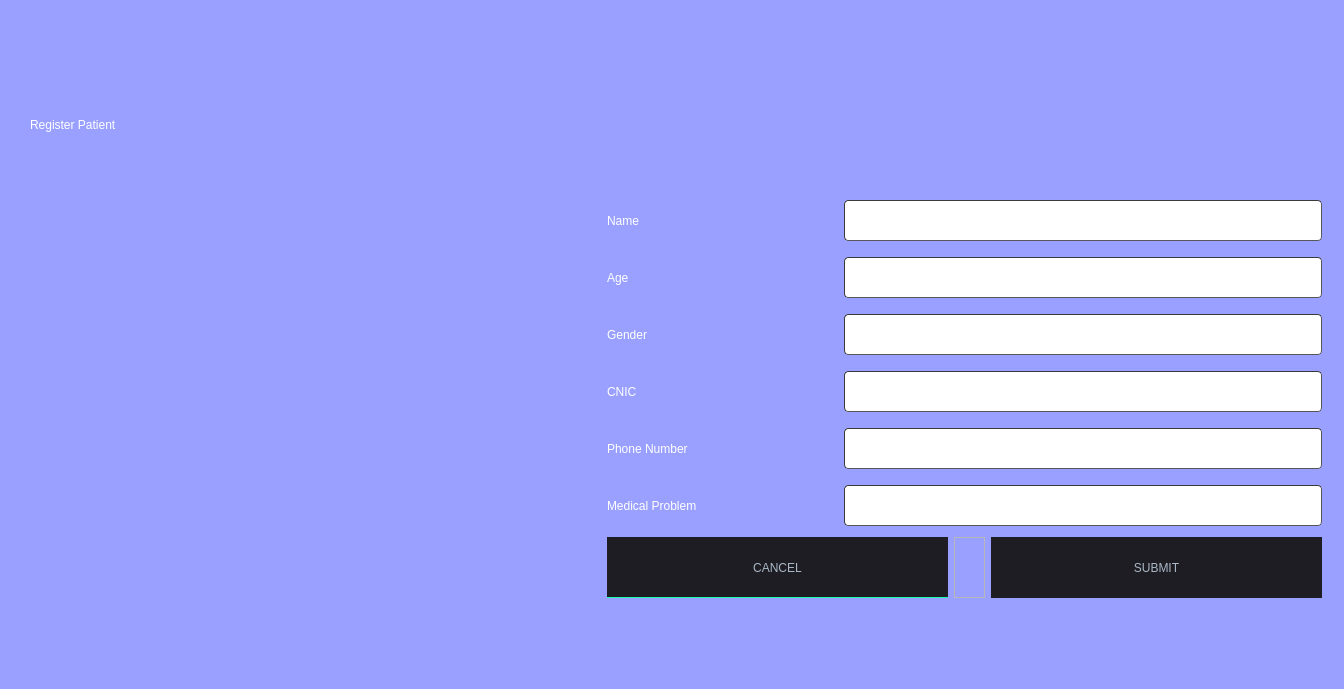
<?xml version="1.0" encoding="UTF-8"?>
<ui version="4.0">
 <class>DialogPatient</class>
 <widget class="QDialog" name="DialogPatient">
  <property name="geometry">
   <rect>
    <x>0</x>
    <y>0</y>
    <width>1344</width>
    <height>689</height>
   </rect>
  </property>
  <property name="windowTitle">
   <string>Dialog</string>
  </property>
  <property name="styleSheet">
   <string notr="true">
QMainWindow {
	background-color:rgb(76, 77, 78);
}
QDialog {
	background-color:rgb(153,160,255);
}
QColorDialog {
	background-color:rgb(76, 77, 78);
}
QTextEdit {
	background-color:rgb(0, 0, 0);
	color: #a9b7c6;
}
QPlainTextEdit {
	selection-background-color:#007b50;
	background-color:#1e1d23;
	border-style: solid;
	border-top-color: transparent;
	border-right-color: transparent;
	border-left-color: transparent;
	border-bottom-color: transparent;
	border-width: 1px;
	color: #a9b7c6;
}
QPushButton{
	border-style: solid;
	border-top-color: transparent;
	border-right-color: transparent;
	border-left-color: transparent;
	border-bottom-color: transparent;
	border-width: 1px;
	border-style: solid;
	color: #a9b7c6;
	padding: 2px;
	background-color: #1e1d23;
}
QPushButton::default{
	border-style: inset;
	border-top-color: transparent;
	border-right-color: transparent;
	border-left-color: transparent;
	border-bottom-color: #04b97f;
	border-width: 1px;
	color: #a9b7c6;
	padding: 2px;
	background-color: #1e1d23;
}
QToolButton {
	border-style: solid;
	border-top-color: transparent;
	border-right-color: transparent;
	border-left-color: transparent;
	border-bottom-color: #04b97f;
	border-bottom-width: 1px;
	border-style: solid;
	color: #a9b7c6;
	padding: 2px;
	background-color: #1e1d23;
}
QToolButton:hover{
	border-style: solid;
	border-top-color: transparent;
	border-right-color: transparent;
	border-left-color: transparent;
	border-bottom-color: #37efba;
	border-bottom-width: 2px;
	border-style: solid;
	color: #FFFFFF;
	padding-bottom: 1px;
	background-color: #1e1d23;
}
QPushButton:hover{
	border-style: solid;
	border-top-color: transparent;
	border-right-color: transparent;
	border-left-color: transparent;
	border-bottom-color: #37efba;
	border-bottom-width: 1px;
	border-style: solid;
	color: #FFFFFF;
	padding-bottom: 2px;
	background-color: #1e1d23;
}
QPushButton:pressed{
	border-style: solid;
	border-top-color: transparent;
	border-right-color: transparent;
	border-left-color: transparent;
	border-bottom-color: #37efba;
	border-bottom-width: 2px;
	border-style: solid;
	color: #37efba;
	padding-bottom: 1px;
	background-color: #1e1d23;
}
QPushButton:disabled{
	border-style: solid;
	border-top-color: transparent;
	border-right-color: transparent;
	border-left-color: transparent;
	border-bottom-color: #808086;
	border-bottom-width: 2px;
	border-style: solid;
	color: #808086;
	padding-bottom: 1px;
	background-color: #1e1d23;
}
QLineEdit {
	border-width: 1px; border-radius: 4px;
	border-color: rgb(58, 58, 58);
	border-style: inset;
	padding: 0 8px;
	color: #a9b7c6;
	background:#1e1d23;
	selection-background-color:#007b50;
	selection-color: #FFFFFF;
}
QLabel {
	color: rgb(255, 255, 255);
}
QLCDNumber {
	color: #37e6b4;
}
QProgressBar {
	text-align: center;
	color: rgb(240, 240, 240);
	border-width: 1px; 
	border-radius: 10px;
	border-color: rgb(58, 58, 58);
	border-style: inset;
	background-color:#1e1d23;
}
QProgressBar::chunk {
	background-color: #04b97f;
	border-radius: 5px;
}
QMenuBar {
	background-color: #1e1d23;
}
QMenuBar::item {
	color: #a9b7c6;
  	spacing: 3px;
  	padding: 1px 4px;
  	background: #1e1d23;
}

QMenuBar::item:selected {
  	background:#1e1d23;
	color: #FFFFFF;
}
QMenu::item:selected {
	border-style: solid;
	border-top-color: transparent;
	border-right-color: transparent;
	border-left-color: #04b97f;
	border-bottom-color: transparent;
	border-left-width: 2px;
	color: #FFFFFF;
	padding-left:15px;
	padding-top:4px;
	padding-bottom:4px;
	padding-right:7px;
	background-color: #1e1d23;
}
QMenu::item {
	border-style: solid;
	border-top-color: transparent;
	border-right-color: transparent;
	border-left-color: transparent;
	border-bottom-color: transparent;
	border-bottom-width: 1px;
	border-style: solid;
	color: #a9b7c6;
	padding-left:17px;
	padding-top:4px;
	padding-bottom:4px;
	padding-right:7px;
	background-color: #1e1d23;
}
QMenu{
	background-color:#1e1d23;
}
QTabWidget {
	color:rgb(0,0,0);
	background-color:#1e1d23;
}
QTabWidget::pane {
		border-color: rgb(77,77,77);
		background-color:#1e1d23;
		border-style: solid;
		border-width: 1px;
    	border-radius: 6px;
}
QTabBar::tab {
	border-style: solid;
	border-top-color: transparent;
	border-right-color: transparent;
	border-left-color: transparent;
	border-bottom-color: transparent;
	border-bottom-width: 1px;
	border-style: solid;
	color: #808086;
	padding: 3px;
	margin-left:3px;
	background-color: #1e1d23;
}
QTabBar::tab:selected, QTabBar::tab:last:selected, QTabBar::tab:hover {
  	border-style: solid;
	border-top-color: transparent;
	border-right-color: transparent;
	border-left-color: transparent;
	border-bottom-color: #04b97f;
	border-bottom-width: 2px;
	border-style: solid;
	color: #FFFFFF;
	padding-left: 3px;
	padding-bottom: 2px;
	margin-left:3px;
	background-color: #1e1d23;
}

QCheckBox {
	color: #a9b7c6;
	padding: 2px;
}
QCheckBox:disabled {
	color: #808086;
	padding: 2px;
}

QCheckBox:hover {
	border-radius:4px;
	border-style:solid;
	padding-left: 1px;
	padding-right: 1px;
	padding-bottom: 1px;
	padding-top: 1px;
	border-width:1px;
	border-color: rgb(87, 97, 106);
	background-color:#1e1d23;
}
QCheckBox::indicator:checked {

	height: 10px;
	width: 10px;
	border-style:solid;
	border-width: 1px;
	border-color: #04b97f;
	color: #a9b7c6;
	background-color: #04b97f;
}
QCheckBox::indicator:unchecked {

	height: 10px;
	width: 10px;
	border-style:solid;
	border-width: 1px;
	border-color: #04b97f;
	color: #a9b7c6;
	background-color: transparent;
}
QRadioButton {
	color: #a9b7c6;
	background-color: #1e1d23;
	padding: 1px;
}
QRadioButton::indicator:checked {
	height: 10px;
	width: 10px;
	border-style:solid;
	border-radius:5px;
	border-width: 1px;
	border-color: #04b97f;
	color: #a9b7c6;
	background-color: #04b97f;
}
QRadioButton::indicator:!checked {
	height: 10px;
	width: 10px;
	border-style:solid;
	border-radius:5px;
	border-width: 1px;
	border-color: #04b97f;
	color: #a9b7c6;
	background-color: transparent;
}
QStatusBar {
	color:#027f7f;
}
QSpinBox {
	color: #a9b7c6;	
	background-color: #1e1d23;
}
QDoubleSpinBox {
	color: #a9b7c6;	
	background-color: #1e1d23;
}
QTimeEdit {
	color: #a9b7c6;	
	background-color: #1e1d23;
}
QDateTimeEdit {
	color: #a9b7c6;	
	background-color: #1e1d23;
}
QDateEdit {
	color: #a9b7c6;	
	background-color: #1e1d23;
}
QComboBox {
	color: #a9b7c6;	
	background: #1e1d23;
}
QComboBox:editable {
	background: #1e1d23;
	color: #a9b7c6;
	selection-background-color: #1e1d23;
}
QComboBox QAbstractItemView {
	color: #a9b7c6;	
	background: #1e1d23;
	selection-color: #FFFFFF;
	selection-background-color: #1e1d23;
}
QComboBox:!editable:on, QComboBox::drop-down:editable:on {
	color: #a9b7c6;	
	background: #1e1d23;
}
QFontComboBox {
	color: #a9b7c6;	
	background-color: #1e1d23;
}
QToolBox {
	color: #a9b7c6;
	background-color: #1e1d23;
}
QToolBox::tab {
	color: #a9b7c6;
	background-color: #1e1d23;
}
QToolBox::tab:selected {
	color: #FFFFFF;
	background-color: #1e1d23;
}
QScrollArea {
	color: #FFFFFF;
	background-color: #1e1d23;
}
QSlider::groove:horizontal {
	height: 5px;
	background: #04b97f;
}
QSlider::groove:vertical {
	width: 5px;
	background: #04b97f;
}
QSlider::handle:horizontal {
	background: qlineargradient(x1:0, y1:0, x2:1, y2:1, stop:0 #b4b4b4, stop:1 #8f8f8f);
	border: 1px solid #5c5c5c;
	width: 14px;
	margin: -5px 0;
	border-radius: 7px;
}
QSlider::handle:vertical {
	background: qlineargradient(x1:1, y1:1, x2:0, y2:0, stop:0 #b4b4b4, stop:1 #8f8f8f);
	border: 1px solid #5c5c5c;
	height: 14px;
	margin: 0 -5px;
	border-radius: 7px;
}
QSlider::add-page:horizontal {
    background: white;
}
QSlider::add-page:vertical {
    background: white;
}
QSlider::sub-page:horizontal {
    background: #04b97f;
}
QSlider::sub-page:vertical {
    background: #04b97f;
}</string>
  </property>
  <widget class="QWidget" name="layoutWidget">
   <property name="geometry">
    <rect>
     <x>30</x>
     <y>61</y>
     <width>1292</width>
     <height>537</height>
    </rect>
   </property>
   <layout class="QGridLayout" name="gridLayout_5">
    <item row="0" column="0">
     <widget class="QLabel" name="label">
      <property name="minimumSize">
       <size>
        <width>1281</width>
        <height>111</height>
       </size>
      </property>
      <property name="styleSheet">
       <string notr="true">font: 30pt &quot;Modern No. 20&quot;;</string>
      </property>
      <property name="text">
       <string>Register Patient </string>
      </property>
     </widget>
    </item>
    <item row="1" column="0">
     <layout class="QGridLayout" name="gridLayout_4">
      <item row="0" column="0">
       <widget class="QLabel" name="label_medicine">
        <property name="minimumSize">
         <size>
          <width>571</width>
          <height>401</height>
         </size>
        </property>
        <property name="styleSheet">
         <string notr="true">background-color:rgb(153,160,255) ; 
font: 700 30pt &quot;HoloLens MDL2 Assets&quot;;
color:rgb(255, 255, 255);
</string>
        </property>
        <property name="text">
         <string/>
        </property>
       </widget>
      </item>
      <item row="0" column="1">
       <layout class="QGridLayout" name="gridLayout_3">
        <item row="0" column="0">
         <layout class="QGridLayout" name="gridLayout">
          <item row="0" column="0">
           <widget class="QLabel" name="label_3">
            <property name="minimumSize">
             <size>
              <width>231</width>
              <height>51</height>
             </size>
            </property>
            <property name="styleSheet">
             <string notr="true">font: 25pt &quot;Modern No. 20&quot;;</string>
            </property>
            <property name="text">
             <string>Name </string>
            </property>
           </widget>
          </item>
          <item row="0" column="1">
           <widget class="QLineEdit" name="linename">
            <property name="minimumSize">
             <size>
              <width>421</width>
              <height>41</height>
             </size>
            </property>
            <property name="font">
             <font>
              <pointsize>14</pointsize>
              <bold>true</bold>
             </font>
            </property>
            <property name="styleSheet">
             <string notr="true">background-color:rgb(255, 255, 255)</string>
            </property>
           </widget>
          </item>
          <item row="1" column="0">
           <widget class="QLabel" name="label_9">
            <property name="minimumSize">
             <size>
              <width>231</width>
              <height>51</height>
             </size>
            </property>
            <property name="styleSheet">
             <string notr="true">font: 25pt &quot;Modern No. 20&quot;;</string>
            </property>
            <property name="text">
             <string>Age</string>
            </property>
           </widget>
          </item>
          <item row="1" column="1">
           <widget class="QLineEdit" name="lineage">
            <property name="minimumSize">
             <size>
              <width>421</width>
              <height>41</height>
             </size>
            </property>
            <property name="font">
             <font>
              <pointsize>14</pointsize>
              <bold>true</bold>
             </font>
            </property>
            <property name="styleSheet">
             <string notr="true">background-color:rgb(255, 255, 255)</string>
            </property>
           </widget>
          </item>
          <item row="2" column="0">
           <widget class="QLabel" name="label_18">
            <property name="minimumSize">
             <size>
              <width>231</width>
              <height>51</height>
             </size>
            </property>
            <property name="styleSheet">
             <string notr="true">font: 25pt &quot;Modern No. 20&quot;;</string>
            </property>
            <property name="text">
             <string>Gender</string>
            </property>
           </widget>
          </item>
          <item row="2" column="1">
           <widget class="QLineEdit" name="linegender">
            <property name="minimumSize">
             <size>
              <width>421</width>
              <height>41</height>
             </size>
            </property>
            <property name="font">
             <font>
              <pointsize>14</pointsize>
              <bold>true</bold>
             </font>
            </property>
            <property name="styleSheet">
             <string notr="true">background-color:rgb(255, 255, 255)</string>
            </property>
            <property name="text">
             <string/>
            </property>
           </widget>
          </item>
          <item row="3" column="0">
           <widget class="QLabel" name="label_19">
            <property name="minimumSize">
             <size>
              <width>231</width>
              <height>51</height>
             </size>
            </property>
            <property name="styleSheet">
             <string notr="true">font: 25pt &quot;Modern No. 20&quot;;</string>
            </property>
            <property name="text">
             <string>CNIC</string>
            </property>
           </widget>
          </item>
          <item row="3" column="1">
           <widget class="QLineEdit" name="linecnic">
            <property name="minimumSize">
             <size>
              <width>421</width>
              <height>41</height>
             </size>
            </property>
            <property name="font">
             <font>
              <pointsize>14</pointsize>
              <bold>true</bold>
             </font>
            </property>
            <property name="styleSheet">
             <string notr="true">background-color:rgb(255, 255, 255)</string>
            </property>
            <property name="text">
             <string/>
            </property>
           </widget>
          </item>
          <item row="4" column="0">
           <widget class="QLabel" name="label_20">
            <property name="minimumSize">
             <size>
              <width>231</width>
              <height>51</height>
             </size>
            </property>
            <property name="styleSheet">
             <string notr="true">font: 25pt &quot;Modern No. 20&quot;;</string>
            </property>
            <property name="text">
             <string>Phone Number</string>
            </property>
           </widget>
          </item>
          <item row="4" column="1">
           <widget class="QLineEdit" name="linephone">
            <property name="minimumSize">
             <size>
              <width>421</width>
              <height>41</height>
             </size>
            </property>
            <property name="font">
             <font>
              <pointsize>14</pointsize>
              <bold>true</bold>
             </font>
            </property>
            <property name="styleSheet">
             <string notr="true">background-color:rgb(255, 255, 255)</string>
            </property>
            <property name="text">
             <string/>
            </property>
           </widget>
          </item>
          <item row="5" column="0">
           <widget class="QLabel" name="label_21">
            <property name="minimumSize">
             <size>
              <width>231</width>
              <height>51</height>
             </size>
            </property>
            <property name="styleSheet">
             <string notr="true">font: 25pt &quot;Modern No. 20&quot;;</string>
            </property>
            <property name="text">
             <string>Medical Problem</string>
            </property>
           </widget>
          </item>
          <item row="5" column="1">
           <widget class="QLineEdit" name="linemedical">
            <property name="minimumSize">
             <size>
              <width>421</width>
              <height>41</height>
             </size>
            </property>
            <property name="font">
             <font>
              <pointsize>14</pointsize>
              <bold>true</bold>
             </font>
            </property>
            <property name="styleSheet">
             <string notr="true">background-color:rgb(255, 255, 255)</string>
            </property>
            <property name="text">
             <string/>
            </property>
           </widget>
          </item>
         </layout>
        </item>
        <item row="1" column="0">
         <layout class="QGridLayout" name="gridLayout_2">
          <item row="0" column="0">
           <widget class="QPushButton" name="pushButton_3">
            <property name="minimumSize">
             <size>
              <width>341</width>
              <height>61</height>
             </size>
            </property>
            <property name="text">
             <string>CANCEL</string>
            </property>
           </widget>
          </item>
          <item row="0" column="1">
           <widget class="QFrame" name="frame">
            <property name="minimumSize">
             <size>
              <width>20</width>
              <height>51</height>
             </size>
            </property>
            <property name="frameShape">
             <enum>QFrame::Shape::StyledPanel</enum>
            </property>
            <property name="frameShadow">
             <enum>QFrame::Shadow::Raised</enum>
            </property>
           </widget>
          </item>
          <item row="0" column="2">
           <widget class="QPushButton" name="pushButton_4">
            <property name="minimumSize">
             <size>
              <width>331</width>
              <height>61</height>
             </size>
            </property>
            <property name="text">
             <string>SUBMIT</string>
            </property>
           </widget>
          </item>
         </layout>
        </item>
       </layout>
      </item>
     </layout>
    </item>
   </layout>
  </widget>
 </widget>
 <resources/>
 <connections/>
</ui>
